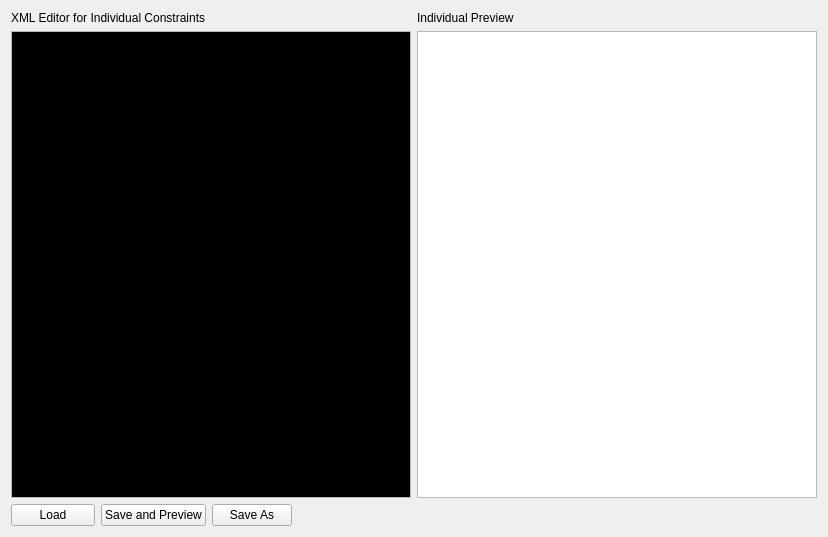
      <widget class="QWidget" name="tabConstraints">
       <property name="enabled">
        <bool>true</bool>
       </property>
       <attribute name="title">
        <string>Individual Constraints</string>
       </attribute>
       <layout class="QGridLayout" name="gridLayout_3">
        <item row="0" column="0">
         <layout class="QGridLayout" name="gridLayout_2">
          <item row="0" column="0" colspan="2">
           <widget class="QLabel" name="label">
            <property name="sizePolicy">
             <sizepolicy hsizetype="Preferred" vsizetype="Minimum">
              <horstretch>0</horstretch>
              <verstretch>0</verstretch>
             </sizepolicy>
            </property>
            <property name="text">
             <string>XML Editor for Individual Constraints</string>
            </property>
           </widget>
          </item>
          <item row="0" column="4">
           <widget class="QLabel" name="label_2">
            <property name="sizePolicy">
             <sizepolicy hsizetype="Preferred" vsizetype="Minimum">
              <horstretch>0</horstretch>
              <verstretch>0</verstretch>
             </sizepolicy>
            </property>
            <property name="text">
             <string>Individual Preview</string>
            </property>
           </widget>
          </item>
          <item row="1" column="4">
           <widget class="QTextBrowser" name="textBrowser_Preview">
            <property name="minimumSize">
             <size>
              <width>400</width>
              <height>467</height>
             </size>
            </property>
           </widget>
          </item>
          <item row="2" column="0">
           <widget class="QPushButton" name="pushButton_LoadConstraints">
            <property name="text">
             <string>Load</string>
            </property>
           </widget>
          </item>
          <item row="2" column="1">
           <widget class="QPushButton" name="pushButton_PreviewConstraints">
            <property name="text">
             <string>Save and Preview</string>
            </property>
           </widget>
          </item>
          <item row="2" column="2">
           <widget class="QPushButton" name="pushButton_SaveConstraints">
            <property name="text">
             <string>Save As</string>
            </property>
           </widget>
          </item>
          <item row="2" column="3">
           <spacer name="horizontalSpacer">
            <property name="orientation">
             <enum>Qt::Horizontal</enum>
            </property>
            <property name="sizeHint" stdset="0">
             <size>
              <width>40</width>
              <height>20</height>
             </size>
            </property>
           </spacer>
          </item>
          <item row="1" column="0" colspan="4">
           <widget class="CodeEditor" name="textEdit">
            <property name="minimumSize">
             <size>
              <width>400</width>
              <height>467</height>
             </size>
            </property>
            <property name="palette">
             <palette>
              <active>
               <colorrole role="Base">
                <brush brushstyle="SolidPattern">
                 <color alpha="255">
                  <red>0</red>
                  <green>0</green>
                  <blue>0</blue>
                 </color>
                </brush>
               </colorrole>
              </active>
              <inactive>
               <colorrole role="Base">
                <brush brushstyle="SolidPattern">
                 <color alpha="255">
                  <red>0</red>
                  <green>0</green>
                  <blue>0</blue>
                 </color>
                </brush>
               </colorrole>
              </inactive>
              <disabled>
               <colorrole role="Base">
                <brush brushstyle="SolidPattern">
                 <color alpha="255">
                  <red>255</red>
                  <green>255</green>
                  <blue>255</blue>
                 </color>
                </brush>
               </colorrole>
              </disabled>
             </palette>
            </property>
           </widget>
          </item>
         </layout>
        </item>
       </layout>
       <zorder></zorder>
      </widget>
